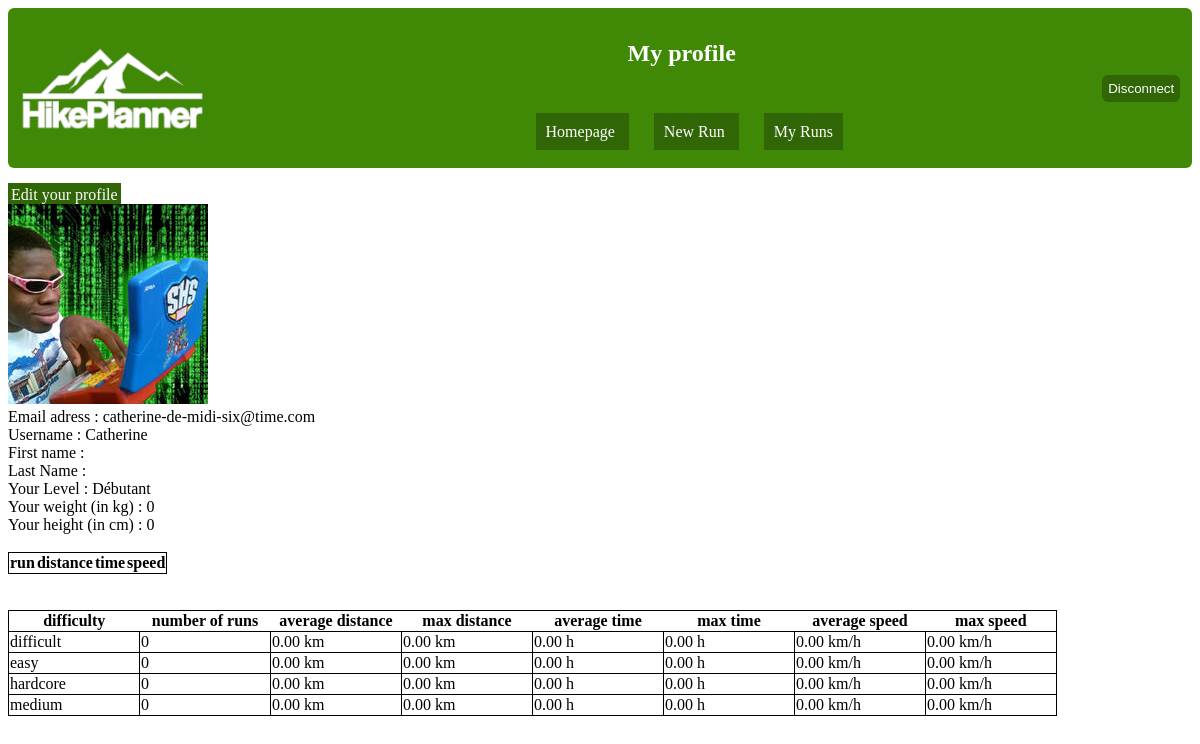
Page /profile.php (signed in) on the committed database.
### tables this page shows
CREATE TABLE `account` (
  `id` int(11) NOT NULL,
  `username` varchar(255) NOT NULL,
  `password` varchar(255) NOT NULL,
  `email` varchar(255) NOT NULL,
  `first_name` varchar(255) NOT NULL,
  `last_name` varchar(255) NOT NULL,
  `level` varchar(255) NOT NULL,
  `weight` int(11) DEFAULT NULL,
  `size` int(11) DEFAULT NULL,
  `picture` varchar(255) NOT NULL DEFAULT 'unknown.jpg'
);

### profile.php (the view, shortened to what this page needs)
<!DOCTYPE html>
<html>
    <head>
        <link rel="stylesheet" type="text/css" href="projet_css/profile.css"/>
    </head>
    <body>
    <header>
            <img class="logo" src="./projet_css/HikePlanner_homepage.png"/>
            <nav>
            <h1 class="h">My profile</h1>
                <ul>
                    <br>
                    <br>
                    <li>
                        <a class="butt" href="homepage.php">Homepage</a>
                    </li>
                    <li>
                        <a class="butt" href="hikeplanner_map_v3.php">New Run</a>
                    </li>
                    <li>
                        <a class="butt" href="my_runs.php">My Runs</a>
                    </li>
                </ul>
            </nav>
            <form class="deco" method='post'>
                    <input type='submit' class='button' name='button' value='Disconnect'>
        </form>
        </header>
        <br>
        <a href="#edit_profile" class="edit">Edit your profile</a>
        <br>
        <?php
            $bdd = new PDO("mysql:host=localhost;dbname=projet_if3;charset=utf8", "root", "");
            $req = $bdd->prepare("SELECT * FROM account WHERE id = ?");
            $req->execute([$_SESSION['id_account']]);
            $data = $req->fetch();
        ?>
        <img src="./profile_picture/<?php echo $data['picture']; ?>"/>
        <br>
        <label>Email adress : </label>
        <?php
            echo $data["email"];
        ?>
        <br>
        <label>Username : </label>
        <?php
            echo $data["username"];
        ?>
        <br>
        <label>First name : </label>
        <br>
        <label>Last Name : </label>
        <br>
        <label>Your Level : </label>
        <?php
            echo $data["level"];
        ?>
        <br>
        <label>Your weight (in kg) : </label>
        <?php
            echo $data["weight"];
        ?>
        <br>
        <label>Your height (in cm) : </label>
        <?php
            echo $data["size"];
        ?>
        <?php
            echo "<br><br><table><tr><th> run </th>
                <th> distance </th>
                <th> time </th>
                <th> speed </th>
                </tr>";
            echo "</table><br><br>";
            $req_data = $bdd -> prepare("SELECT run_saved.time, run.time AS estimated_time, run.distance, run_saved.difficulty FROM run_saved INNER JOIN run ON run_saved.id_run = run.id_run
                                WHERE id_account = ? AND completed = 1 ORDER BY run_saved.difficulty ASC;");
            $req_data -> execute([$_SESSION['id_account']]);
            $difficulty = "difficult";
            $d_moy = 0;
            $d_add = 0;
            $d_max = 0;
            $t_moy = 0;
            $t_add = 0;
            $t_max = 0;
            $s_moy = 0;
            $s_add = 0;
            $s_max = 0;
            echo "<table><tr>
            <th> difficulty </th>
            <th> number of runs </th>
            <th> average distance </th>
            <th> max distance </th>
            <th> average time </th>
            <th> max time </th>
            <th> average speed </th>
            <th> max speed </th>
            </tr>";
            while($difficulty != "over") {
                $value = $req_data->fetch();
                if(isset($value["difficulty"]) == TRUE && $value["difficulty"] == $difficulty) {
                    if($value["distance"] != 0) {
                        $distance = $value["distance"];
                        $d_moy += $distance;
                        $d_add += 1;
                        $d_max = max($d_max, $distance);
                    }
                    if(convert($value["time"]) != 0) {
                        $time = convert($value["time"]);
                        $t_moy += $time;
                        $t_add += 1;
                        $t_max = max($t_max, $time);
                    }
                    if (convert($value['time']) != 0 && $value['distance'] != 0) {
                        $speed = $distance / $time;
                        $s_moy += $speed;
                        $s_add += 1;
                        $s_max = max($s_max, $speed);
                    }
                } else {
                    if ($d_add != 0) {
                        $d_moy = $d_moy / $d_add;
                    } else {
                        $d_moy = 0;
                    }
                    if ($t_add != 0) {
                        $t_moy = $t_moy / $t_add;
                    } else {
                        $t_moy = 0;
                    }
                    if ($s_add != 0) {
                        $s_moy = $s_moy / $s_add;
                    } else {
                        $s_moy = 0;
                    }
                    echo "<tr>
                    <td>".$difficulty."</td>
                    <td>".$d_add."</td>
                    <td>".number_format($d_moy,2)." km</td>
                    <td>".number_format($d_max,2)." km</td>
                    <td>".number_format($t_moy,2)." h</td>
                    <td>".number_format($t_max,2)." h</td>
                    <td>".number_format($s_moy,2)." km/h</td>
                    <td>".number_format($s_max,2)." km/h</td></tr>";
                    $d_moy = 0;
                    $d_add = 0;
                    $d_max = 0;
                    $t_moy = 0;
                    $t_add = 0;
                    $t_max = 0;
                    $s_moy = 0;
                    $s_add = 0;
                    $s_max = 0;
                    if($difficulty == "difficult") {
                        $difficulty = "easy";
                    } else {
                        if($difficulty == "easy") {
                            $difficulty = "hardcore";
                    } else {
                        if($difficulty == "hardcore") {
                            $difficulty = "medium";
                    } else { $difficulty = "over";
                    }}}
                }
            }
        ?>
    </body>
</html>

### projet_css/profile.css (style rules this page uses)
input[type="submit"] { cursor:pointer; color: white; background-color: rgb(49, 102, 7); border: none; border-radius: 6px; padding: 6px; }
header:not(.deco) { background-color: rgb(64, 137 , 6); border-radius: 6px; padding: 1%; display: flex; align-items: center; }
img.logo { max-width: 16%; height: max-content; }
nav { text-align: center; margin-left: 25%; }
.h { color: white; }
nav li { display: inline; padding: 10px; background-color: rgb(49, 102, 7); margin-right: 25px; }
.butt { text-decoration: none; color: white; }
.deco { text-align: right; margin-left: auto; color: green; }
.edit { text-decoration: none; padding: 3px; color: white; background-color: rgb(49, 102, 7); }
table { border-width:1px; border-style:solid; border-color:black; border-collapse:collapse; }
td { border-width:1px; border-style:solid; border-color:black; width: 8rem; }

### rows in the picture
account: picture (picture), email "catherine-de-midi-six@time.com", username "Catherine", level "Débutant", weight "0", size "0"

### other values in the picture
$difficulty "difficult"
$d_moy "0.00"
$t_moy "0.00"
$s_moy "0.00"
$difficulty "easy"
$d_add "0"
$d_max "0.00"
$t_max "0.00"
$s_max "0.00"
$difficulty "hardcore"
$difficulty "medium"
